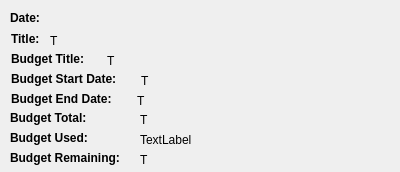
<?xml version="1.0" encoding="UTF-8"?>
<ui version="4.0">
 <class>Form</class>
 <widget class="QWidget" name="Form">
  <property name="geometry">
   <rect>
    <x>0</x>
    <y>0</y>
    <width>400</width>
    <height>172</height>
   </rect>
  </property>
  <property name="windowTitle">
   <string>Form</string>
  </property>
  <widget class="QLabel" name="date_label">
   <property name="geometry">
    <rect>
     <x>50</x>
     <y>10</y>
     <width>311</width>
     <height>20</height>
    </rect>
   </property>
   <property name="text">
    <string/>
   </property>
  </widget>
  <widget class="QLabel" name="title_label">
   <property name="geometry">
    <rect>
     <x>107</x>
     <y>51</y>
     <width>281</width>
     <height>20</height>
    </rect>
   </property>
   <property name="text">
    <string>T</string>
   </property>
  </widget>
  <widget class="QLabel" name="remaining_label">
   <property name="geometry">
    <rect>
     <x>140</x>
     <y>150</y>
     <width>241</width>
     <height>20</height>
    </rect>
   </property>
   <property name="text">
    <string>T</string>
   </property>
  </widget>
  <widget class="QLabel" name="title_label_2">
   <property name="geometry">
    <rect>
     <x>50</x>
     <y>31</y>
     <width>331</width>
     <height>20</height>
    </rect>
   </property>
   <property name="sizePolicy">
    <sizepolicy hsizetype="Expanding" vsizetype="Preferred">
     <horstretch>0</horstretch>
     <verstretch>0</verstretch>
    </sizepolicy>
   </property>
   <property name="text">
    <string>T</string>
   </property>
  </widget>
  <widget class="QLabel" name="start_date_label">
   <property name="geometry">
    <rect>
     <x>141</x>
     <y>71</y>
     <width>251</width>
     <height>20</height>
    </rect>
   </property>
   <property name="text">
    <string>T</string>
   </property>
  </widget>
  <widget class="QLabel" name="end_date_label">
   <property name="geometry">
    <rect>
     <x>137</x>
     <y>91</y>
     <width>251</width>
     <height>20</height>
    </rect>
   </property>
   <property name="text">
    <string>T</string>
   </property>
  </widget>
  <widget class="QLabel" name="label">
   <property name="geometry">
    <rect>
     <x>10</x>
     <y>10</y>
     <width>31</width>
     <height>16</height>
    </rect>
   </property>
   <property name="font">
    <font>
     <weight>75</weight>
     <bold>true</bold>
    </font>
   </property>
   <property name="text">
    <string>Date:</string>
   </property>
  </widget>
  <widget class="QLabel" name="label_2">
   <property name="geometry">
    <rect>
     <x>11</x>
     <y>31</y>
     <width>31</width>
     <height>16</height>
    </rect>
   </property>
   <property name="font">
    <font>
     <weight>75</weight>
     <bold>true</bold>
    </font>
   </property>
   <property name="text">
    <string>Title:</string>
   </property>
  </widget>
  <widget class="QLabel" name="label_3">
   <property name="geometry">
    <rect>
     <x>11</x>
     <y>51</y>
     <width>81</width>
     <height>16</height>
    </rect>
   </property>
   <property name="font">
    <font>
     <weight>75</weight>
     <bold>true</bold>
    </font>
   </property>
   <property name="text">
    <string>Budget Title:</string>
   </property>
  </widget>
  <widget class="QLabel" name="label_4">
   <property name="geometry">
    <rect>
     <x>11</x>
     <y>71</y>
     <width>131</width>
     <height>16</height>
    </rect>
   </property>
   <property name="font">
    <font>
     <weight>75</weight>
     <bold>true</bold>
    </font>
   </property>
   <property name="text">
    <string>Budget Start Date:</string>
   </property>
  </widget>
  <widget class="QLabel" name="label_5">
   <property name="geometry">
    <rect>
     <x>11</x>
     <y>91</y>
     <width>111</width>
     <height>16</height>
    </rect>
   </property>
   <property name="font">
    <font>
     <weight>75</weight>
     <bold>true</bold>
    </font>
   </property>
   <property name="text">
    <string>Budget End Date:</string>
   </property>
  </widget>
  <widget class="QLabel" name="label_6">
   <property name="geometry">
    <rect>
     <x>10</x>
     <y>150</y>
     <width>131</width>
     <height>16</height>
    </rect>
   </property>
   <property name="font">
    <font>
     <weight>75</weight>
     <bold>true</bold>
    </font>
   </property>
   <property name="text">
    <string>Budget Remaining:</string>
   </property>
  </widget>
  <widget class="QLabel" name="label_7">
   <property name="geometry">
    <rect>
     <x>10</x>
     <y>110</y>
     <width>91</width>
     <height>16</height>
    </rect>
   </property>
   <property name="font">
    <font>
     <weight>75</weight>
     <bold>true</bold>
    </font>
   </property>
   <property name="text">
    <string>Budget Total:</string>
   </property>
  </widget>
  <widget class="QLabel" name="total_budget">
   <property name="geometry">
    <rect>
     <x>140</x>
     <y>110</y>
     <width>231</width>
     <height>20</height>
    </rect>
   </property>
   <property name="text">
    <string>T</string>
   </property>
  </widget>
  <widget class="QLabel" name="label_8">
   <property name="geometry">
    <rect>
     <x>10</x>
     <y>130</y>
     <width>91</width>
     <height>16</height>
    </rect>
   </property>
   <property name="font">
    <font>
     <weight>75</weight>
     <bold>true</bold>
    </font>
   </property>
   <property name="text">
    <string>Budget Used:</string>
   </property>
  </widget>
  <widget class="QLabel" name="used_label">
   <property name="geometry">
    <rect>
     <x>140</x>
     <y>130</y>
     <width>251</width>
     <height>20</height>
    </rect>
   </property>
   <property name="text">
    <string>TextLabel</string>
   </property>
  </widget>
 </widget>
 <resources/>
 <connections/>
</ui>
